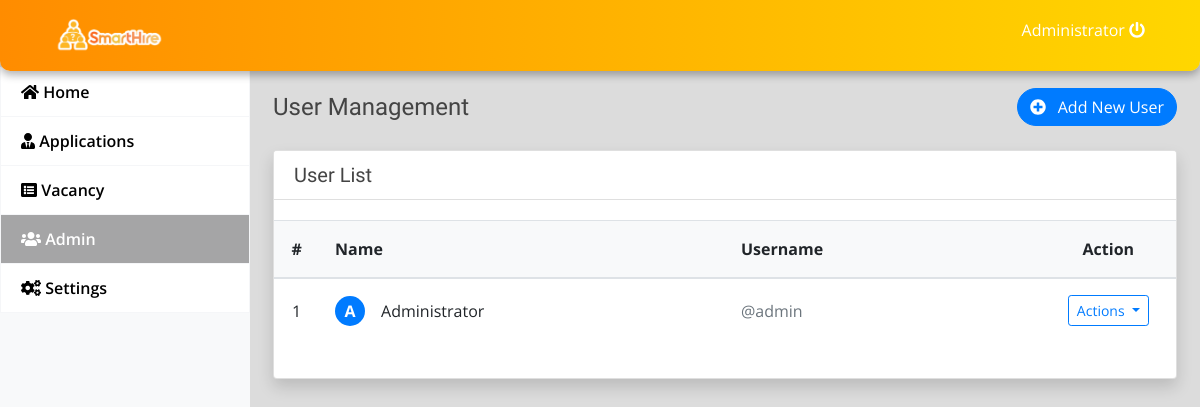
Page /admin/index.php?page=users (signed in) on the committed database.
### tables this page shows
CREATE TABLE `users` (
  `id` int(30) NOT NULL,
  `doctor_id` int(30) NOT NULL,
  `name` varchar(200) NOT NULL,
  `address` text NOT NULL,
  `contact` text NOT NULL,
  `username` varchar(100) NOT NULL,
  `password` varchar(200) NOT NULL,
  `type` tinyint(1) NOT NULL DEFAULT 2 COMMENT '1=admin , 2 = staff'
);

### admin/users.php (the view, shortened to what this page needs)
<div class="container-fluid py-4">
	<div class="d-flex justify-content-between align-items-center mb-4">
		<h4 class="m-0">User Management</h4>
		<button class="btn btn-primary rounded-pill" id="new_user">
			<i class="fa fa-plus-circle mr-2"></i> Add New User
		</button>
	</div>
	<div class="card shadow">
		<div class="card-header bg-white">
			<h5 class="card-title mb-0">User List</h5>
		</div>
		<div class="card-body px-0">
			<div class="table-responsive">
				<table class="table table-hover">
					<thead class="bg-light">
						<tr>
							<th class="text-center" width="5%">#</th>
							<th width="45%">Name</th>
							<th width="35%">Username</th>
							<th class="text-center" width="15%">Action</th>
						</tr>
					</thead>
					<tbody>
						<?php
							include 'db_connect.php';
							$users = $conn->query("SELECT * FROM users order by name asc");
							$i = 1;
							while($row= $users->fetch_assoc()):
						?>
						<tr>
							<td class="text-center">
								<?php echo $i++ ?>
							</td>
							<td>
								<div class="d-flex align-items-center">
									<?php if(!empty($row['profile_image'])): ?>
										<div class="avatar avatar-sm rounded-circle mr-3">
											<img src="assets/img/profile_images/<?php echo $row['profile_image'] ?>" alt="Profile" class="rounded-circle" style="width: 100%; height: 100%; object-fit: cover;">
										</div>
									<?php else: ?>
										<div class="avatar avatar-sm bg-primary rounded-circle text-white mr-3">
											<?php echo substr($row['name'], 0, 1); ?>
										</div>
									<?php endif; ?>
									<?php echo $row['name'] ?>
								</div>
							</td>
							<td>
								<span class="text-muted">@<?php echo $row['username'] ?></span>
							</td>
							<td class="text-center">
								<div class="dropdown">
									<button class="btn btn-outline-primary btn-sm dropdown-toggle" type="button" data-toggle="dropdown" aria-expanded="false">
										Actions
									</button>
								</div>
							</td>
						</tr>
						<?php endwhile; ?>
					</tbody>
				</table>
			</div>
		</div>
	</div>
</div>

### admin/assets/css/style.css (style rules this page uses)
body { font-family: "Open Sans", sans-serif; color: #444444; width: 100%; height: calc(100%); }
h1, h2, h3, h4, h5, h6 { font-family: "Raleway", sans-serif; }
.align-items-center { align-items: center !important; }

### admin/index.php (style rules this page uses)
body { background: #80808045; }

### admin/users.php (style rules this page uses)
.avatar { width: 30px; height: 30px; display: flex; align-items: center; justify-content: center; font-weight: bold; overflow: hidden; }
.table th, .table td { padding: 1rem; vertical-align: middle; }

### rows in the picture
users: name "A", name "Administrator", username "admin"

### other values in the picture
$_SESSION['login_name'] "Administrator"
